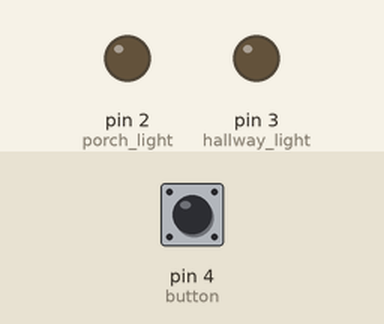
This sketch was run on a simulated Arduino Uno, built with avr-gcc and run on an emulated ATmega328P. Parts: output pins drawn as LEDs (lit = HIGH). The test bench sets the inputs (shaded band); at power-on: pin 4 (button) HIGH.

Above: at 1.2 s.
1.3 s: pin 4 (button) pulled LOW for 0.15 s
At 2.4 s:
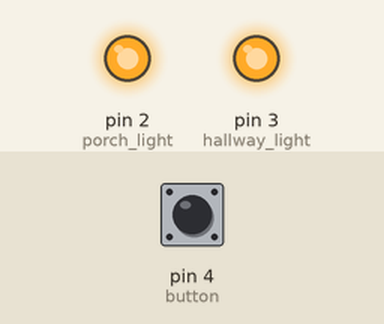
At 32.4 s:
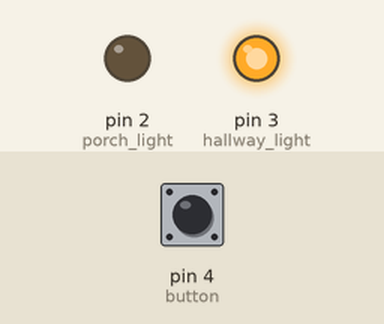
Timing chart, 0 to 32.7 s (numbered marks = the images above; inputs shaded):
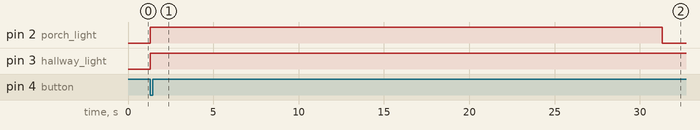

The sketch:

Task1.1Lights_ON.ino
```cpp
// the pin numbers for the button and the two lights the porch LED is the green one, while the hallway LED is the yellow one
int button = 4;
int porch_light = 2;
int hallway_light = 3;

//  this helps us to remember when the lights were turned on
unsigned long startTime;

// it helps us to recognise if the lighting sequence is currently running or not
bool lightsOn = false;

void setup()
{
  // Button is used to take input
  pinMode(button, INPUT_PULLUP);

  // Both LEDs are outputs
  pinMode(porch_light, OUTPUT);
  pinMode(hallway_light, OUTPUT);
}

// This function turns both lights on, and also the timer gets started
void turnLightsOn()
{
  digitalWrite(porch_light, HIGH);
  digitalWrite(hallway_light, HIGH);

  startTime = millis();
  lightsOn = true;
}

// This function checks the time and turns the lights off
void checkLights()
{
  // After 30 seconds, turn the porch light off
  if (millis() - startTime >= 30000)
  {
    digitalWrite(porch_light, LOW);
  }

  // After 60 seconds, turn the hallway light off
  if (millis() - startTime >= 60000)
  {
    digitalWrite(hallway_light, LOW);
    lightsOn = false;
  }
}

void loop()
{
  // If the button is pressed and no sequence is running, start it
  if (digitalRead(button) == LOW && lightsOn == false)
  {
    turnLightsOn();
  }

  // Keep checking the time while the lights are running
  if (lightsOn)
  {
    checkLights();
  }
}
```

Measured:
- after the input at 1.3 s, pin 2 (porch_light): LOW → HIGH at once, → LOW 30.0 s later; pin 3 (hallway_light): LOW → HIGH at once
